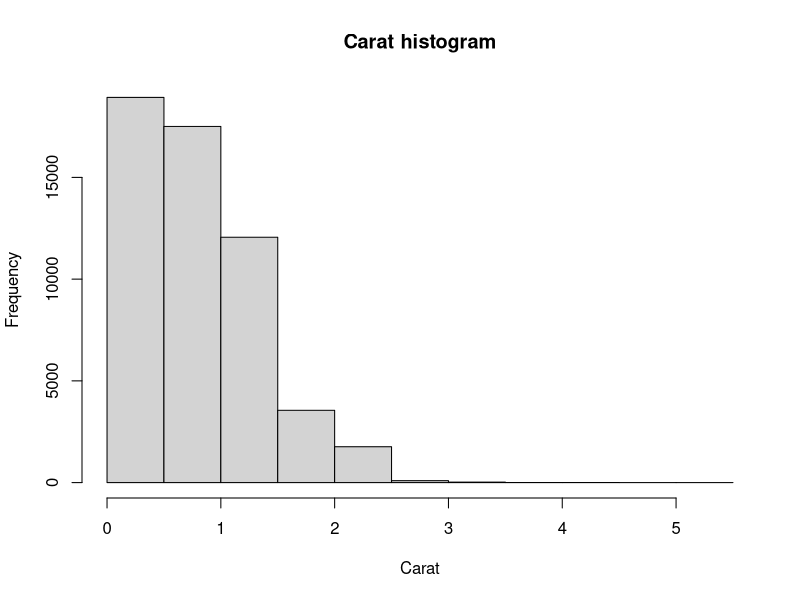
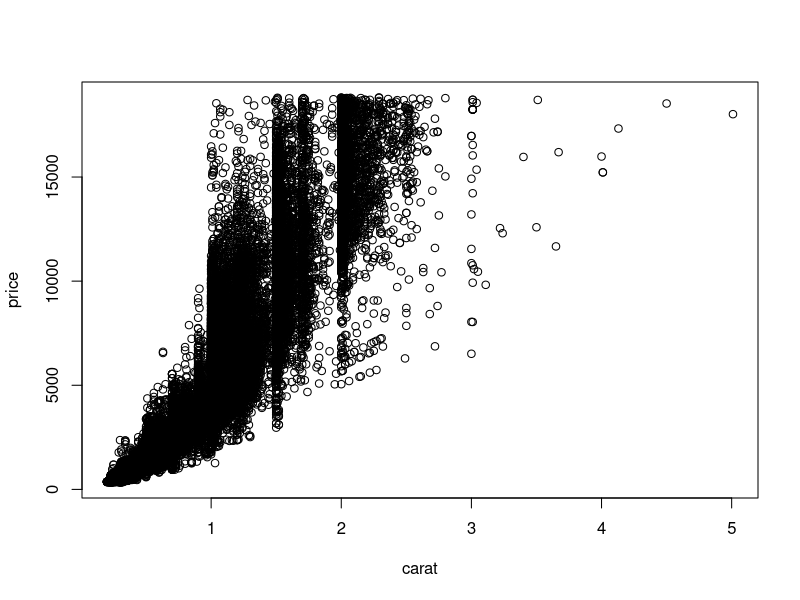
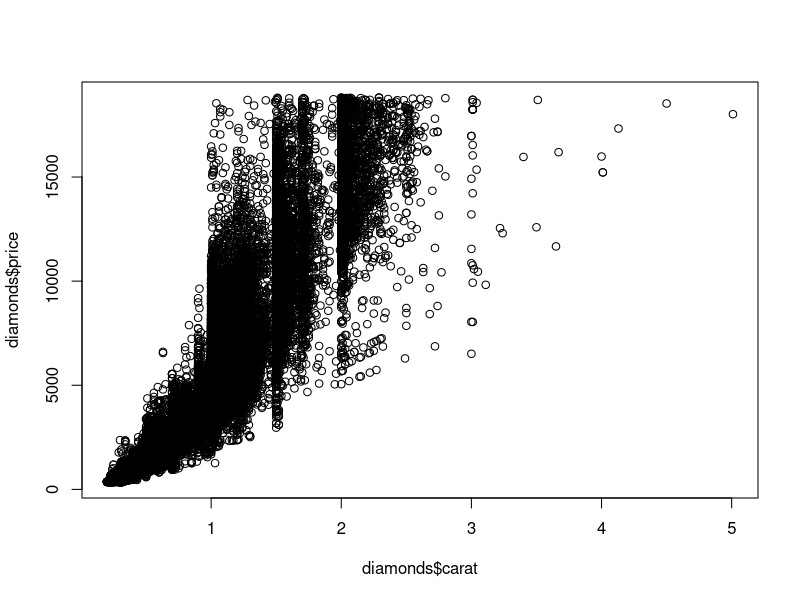
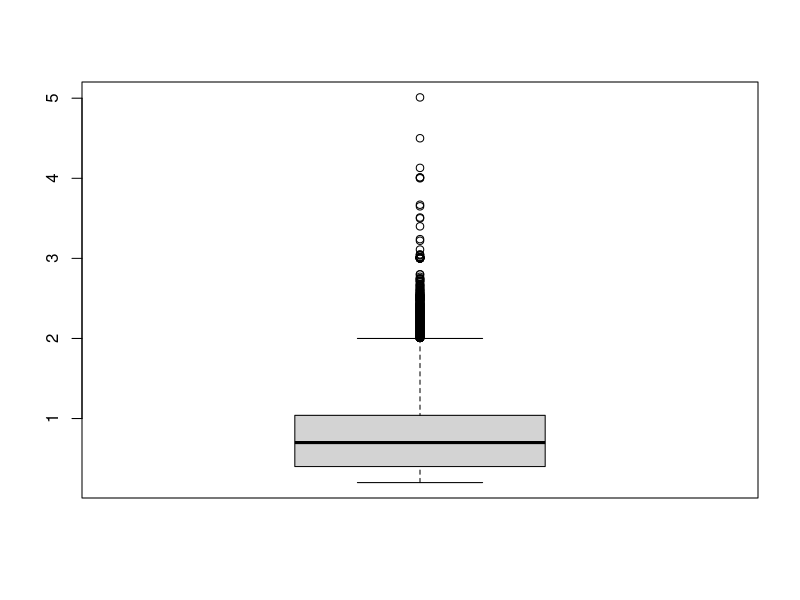

These figures' R source, in order:
# Base Histogram ----

require(ggplot2)
data(diamonds)
hist(
  diamonds$carat,
  #breaks = 10,
  main = "Carat histogram",
  xlab = "Carat"
  )

# Base Scatter plot ----

# For observing two variables

plot(price~carat, data = diamonds)    # formula notation y~x
plot(diamonds$carat, diamonds$price)  # x, y notation

# Boxplot ----

# Middle of box - median
# Box is bounded by 1st and 3rd quartiles
boxplot(diamonds$carat)

# Diamonds to Mathematica ----

homeDir <- "~/Rtmp"
if (!dir.exists(homeDir)) {
  dir.create(homeDir)
}
save(diamonds, file = paste(homeDir, "diamonds.rdata", sep = "/"))